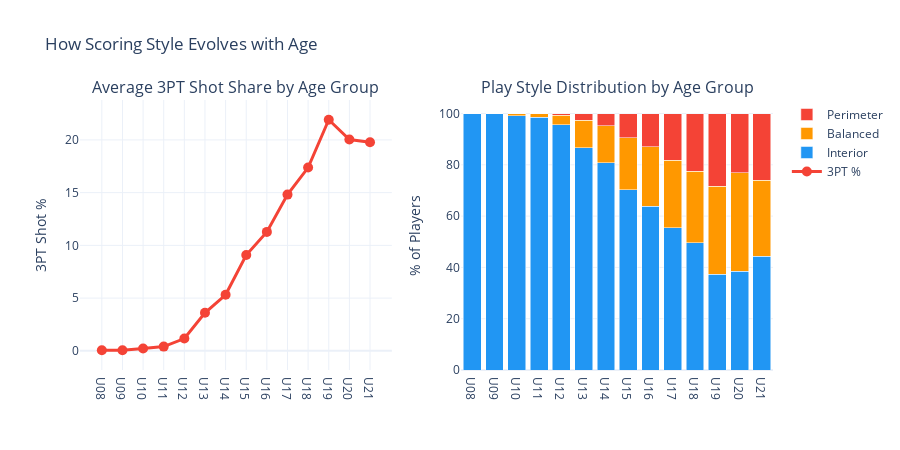

Notebook code cell kept with this figure:
### Markdown cell above
## 🎯 Position Proxy: Do Players Change Style as They Age?

Junior basketball doesn't formally track positions, but we can infer play style from scoring patterns. Players who rely heavily on 3-pointers are likely perimeter players (guards), while those scoring mostly on 2-pointers are probably forwards/centres.

Let's see if players shift their scoring style as they move through age groups.

### Code cell
# Need enough shot data to be meaningful
style_df = df[
    (df['games_played'] >= 5) & 
    ((df['two_point'] + df['three_point']) > 0)
].copy()

style_df['total_fg'] = style_df['two_point'] + style_df['three_point']
style_df['pct_3pt'] = style_df['three_point'] / style_df['total_fg']
style_df['pct_2pt'] = style_df['two_point'] / style_df['total_fg']
style_df['ft_rate'] = style_df['one_point'] / style_df['total_points'].clip(lower=1)

# Classify play style
def classify_style(row):
    if row['pct_3pt'] > 0.3:
        return 'Perimeter'
    elif row['pct_3pt'] < 0.1:
        return 'Interior'
    else:
        return 'Balanced'

style_df['style'] = style_df.apply(classify_style, axis=1)

# Age group ordering
ag_order = ['U08', 'U09', 'U10', 'U11', 'U12', 'U13', 'U14', 'U15', 'U16', 'U17', 'U18', 'U19', 'U20', 'U21', 'U23']
style_df['age_group'] = pd.Categorical(style_df['age_group'], categories=ag_order, ordered=True)
style_df = style_df.dropna(subset=['age_group'])

# Avg 3PT% by age group
ag_style = style_df.groupby('age_group', observed=True).agg(
    avg_3pt_pct=('pct_3pt', 'mean'),
    avg_ft_rate=('ft_rate', 'mean'),
    players=('player_id', 'nunique')
).reset_index()

fig = make_subplots(rows=1, cols=2, subplot_titles=('Average 3PT Shot Share by Age Group', 'Play Style Distribution by Age Group'))

fig.add_trace(go.Scatter(
    x=ag_style['age_group'].astype(str), y=ag_style['avg_3pt_pct'] * 100,
    mode='lines+markers', line=dict(width=3, color='#F44336'),
    marker=dict(size=10), name='3PT %'
), row=1, col=1)

# Style distribution
style_dist = style_df.groupby(['age_group', 'style'], observed=True).size().unstack(fill_value=0)
style_pct = style_dist.div(style_dist.sum(axis=1), axis=0) * 100

for style, color in [('Interior', '#2196F3'), ('Balanced', '#FF9800'), ('Perimeter', '#F44336')]:
    if style in style_pct.columns:
        fig.add_trace(go.Bar(
            x=style_pct.index.astype(str), y=style_pct[style],
            name=style, marker_color=color
        ), row=1, col=2)

fig.update_layout(
    barmode='stack', template='plotly_white', height=450,
    title='How Scoring Style Evolves with Age'
)
fig.update_yaxes(title_text='3PT Shot %', row=1, col=1)
fig.update_yaxes(title_text='% of Players', row=1, col=2)
fig.show()

### Figure 1 — Plotly figure (JSON) as saved in the notebook; plotly's stock layout.template omitted (floating-point values rounded to 4 significant figures)
{"data": [{"line": {"color": "#F44336", "width": 3}, "marker": {"size": 10}, "mode": "lines+markers", "name": "3PT %", "type": "scatter", "x": ["U08", "U09", "U10", "U11", "U12", "U13", "U14", "U15", "U16", "U17", "U18", "U19", "U20", "U21"], "xaxis": "x", "y": [0.05725, 0.05226, 0.2167, 0.3982, 1.163, 3.609, 5.312, 9.082, 11.28, 14.81, 17.38, 21.91, 20.03, 19.78], "yaxis": "y"}, {"marker": {"color": "#2196F3"}, "name": "Interior", "type": "bar", "x": ["U08", "U09", "U10", "U11", "U12", "U13", "U14", "U15", "U16", "U17", "U18", "U19", "U20", "U21"], "xaxis": "x2", "y": [99.88, 99.84, 99.14, 98.48, 95.68, 86.65, 80.88, 70.21, 63.8, 55.52, 49.52, 37.35, 38.41, 44.41], "yaxis": "y2"}, {"marker": {"color": "#FF9800"}, "name": "Balanced", "type": "bar", "x": ["U08", "U09", "U10", "U11", "U12", "U13", "U14", "U15", "U16", "U17", "U18", "U19", "U20", "U21"], "xaxis": "x2", "y": [0.09006, 0.1366, 0.7674, 1.471, 3.693, 10.68, 14.41, 20.24, 23.3, 26.35, 27.99, 34.23, 38.41, 29.57], "yaxis": "y2"}, {"marker": {"color": "#F44336"}, "name": "Perimeter", "type": "bar", "x": ["U08", "U09", "U10", "U11", "U12", "U13", "U14", "U15", "U16", "U17", "U18", "U19", "U20", "U21"], "xaxis": "x2", "y": [0.03002, 0.01951, 0.09087, 0.05163, 0.6277, 2.677, 4.711, 9.548, 12.9, 18.14, 22.49, 28.42, 23.19, 26.02], "yaxis": "y2"}], "layout": {"annotations": [{"font": {"size": 16}, "showarrow": false, "text": "Average 3PT Shot Share by Age Group", "x": 0.225, "xanchor": "center", "xref": "paper", "y": 1, "yanchor": "bottom", "yref": "paper"}, {"font": {"size": 16}, "showarrow": false, "text": "Play Style Distribution by Age Group", "x": 0.775, "xanchor": "center", "xref": "paper", "y": 1, "yanchor": "bottom", "yref": "paper"}], "barmode": "stack", "height": 450, "title": {"text": "How Scoring Style Evolves with Age"}, "xaxis": {"anchor": "y", "domain": [0, 0.45]}, "xaxis2": {"anchor": "y2", "domain": [0.55, 1]}, "yaxis": {"anchor": "x", "domain": [0, 1], "title": {"text": "3PT Shot %"}}, "yaxis2": {"anchor": "x2", "domain": [0, 1], "title": {"text": "% of Players"}}}}
